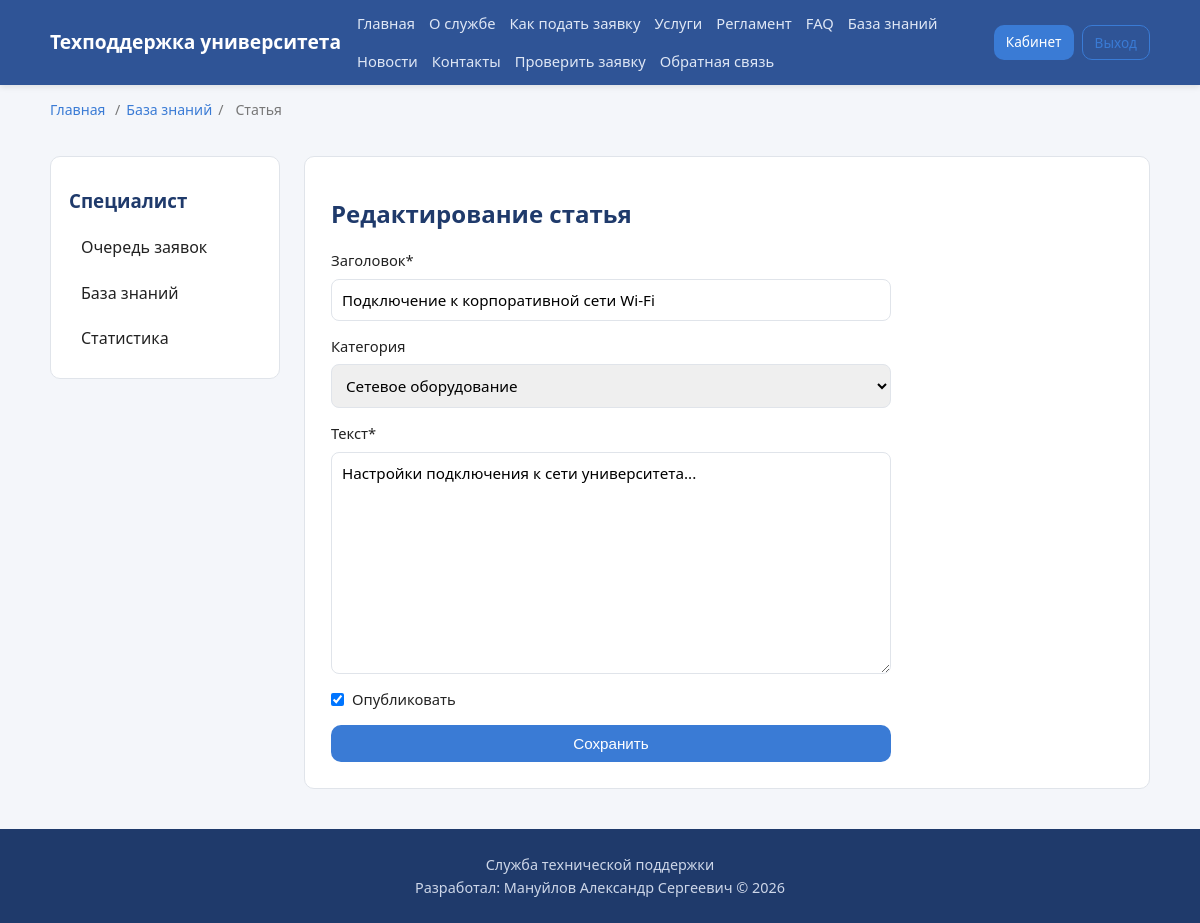
Screenshot of /specialist/knowledge/2/edit (signed in) with the database file from the repository.
### app/models.py (models this page shows, shortened)
class KnowledgeArticle(db.Model):
    __tablename__ = "knowledge_articles"
    id = db.Column(db.Integer, primary_key=True)
    title = db.Column(db.String(200), nullable=False)
    content = db.Column(db.Text, nullable=False)
    is_published = db.Column(db.Boolean, default=True)
    created_at = db.Column(db.DateTime, default=datetime.utcnow)
    updated_at = db.Column(db.DateTime, default=datetime.utcnow, onupdate=datetime.utcnow)
    category_id = db.Column(db.Integer, db.ForeignKey("categories.id"))
    author_id = db.Column(db.Integer, db.ForeignKey("users.id"))
    category = db.relationship("Category", back_populates="articles")

### app/specialist.py (the view, shortened to what this page needs)
@specialist_bp.route("/knowledge/new", methods=["GET", "POST"])
@specialist_bp.route("/knowledge/<int:article_id>/edit", methods=["GET", "POST"])
@login_required
@specialist_required
def knowledge_edit(article_id=None):
    article = KnowledgeArticle.query.get_or_404(article_id) if article_id else None
    categories = Category.query.all()
    return render_template("specialist/knowledge_edit.html",
                           article=article, categories=categories)

### app/models.py (called while the page is built)
@login_manager.user_loader
def load_user(user_id):
    return db.session.get(User, int(user_id))

### app/templates/specialist/knowledge_edit.html (shortened to what this page needs)
{% extends "base.html" %}
{% block crumbs %}<span>/</span><a href="{{ url_for('specialist.knowledge_list') }}">База знаний</a><span>/</span><span>Статья</span>{% endblock %}
{% block content %}
<div class="layout">
    {% include "specialist/_sidebar.html" %}
    <section class="content">
        <h1>{{ 'Редактирование' if article else 'Новая' }} статья</h1>
        <form method="post" class="form">
            <label>Заголовок*<input type="text" name="title" value="{{ article.title if article else '' }}" required></label>
            <label>Категория
                <select name="category_id">
                    {% for c in categories %}<option value="{{ c.id }}" {{ 'selected' if article and article.category_id == c.id }}>{{ c.name }}</option>{% endfor %}
                </select>
            </label>
            <label>Текст*<textarea name="content" rows="10" required>{{ article.content if article else '' }}</textarea></label>
            <label class="checkbox"><input type="checkbox" name="is_published" {{ 'checked' if not article or article.is_published }}> Опубликовать</label>
            <button class="btn" type="submit">Сохранить</button>
        </form>
    </section>
</div>
{% endblock %}

### app/static/css/style.css (style rules this page uses)
:root { --primary:#2f5496; --primary-dark:#1f3a6b; --accent:#3a7bd5; --bg:#f4f6fa; --surface:#ffffff; --text:#222; --muted:#777; --border:#e0e4ea; --success:#1f8a4c; --error:#c0392b; --radius:10px; }
* { box-sizing:border-box;margin:0;padding:0 }
body { font-family:'Segoe UI',Tahoma,sans-serif;background:var(--bg);color:var(--text);line-height:1.6 }
a { color:var(--accent);text-decoration:none }
h1 { margin:.5em 0;color:var(--primary-dark) }
.btn { display:inline-block;background:var(--accent);color:#fff;padding:10px 18px;border:none;border-radius:var(--radius);cursor:pointer;font-size:.95rem;transition:background .2s }
.breadcrumbs span { margin:0 6px }
.layout { display:grid;grid-template-columns:230px 1fr;gap:24px;margin:20px 0 }
.content { background:var(--surface);border:1px solid var(--border);border-radius:var(--radius);padding:26px;min-width:0 }
.form { display:flex;flex-direction:column;gap:14px;max-width:560px;margin-top:16px }
.form label { display:flex;flex-direction:column;gap:6px;font-weight:500;font-size:.92rem }
.form input,.form select,.form textarea { padding:10px;border:1px solid var(--border);border-radius:8px;font-size:.95rem;font-family:inherit }
.form .checkbox { flex-direction:row;align-items:center;gap:8px }

### rows the page displays
KnowledgeArticle: title "Подключение к корпоративной сети Wi-Fi", content "Настройки подключения к сети университета..."

### other values shown
{{ 'Редактирование' if article else 'Новая' }} "Редактирование"
form field category_id "Сетевое оборудование"
